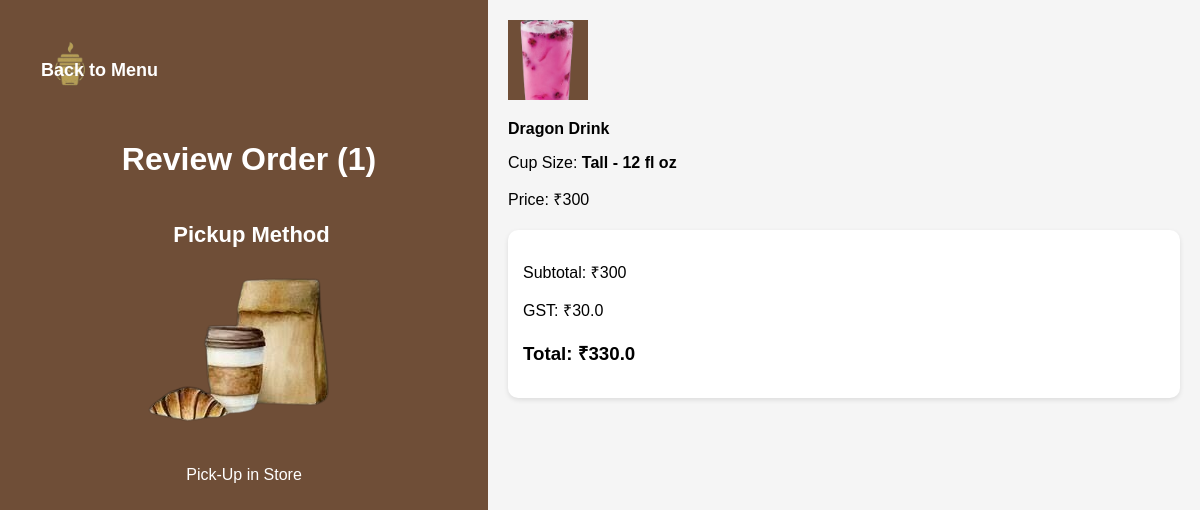
/new_cart, run on the app's committed database.
### app.py (models this page shows)
class Cart(db.Model):
    id = db.Column(db.Integer, primary_key=True)
    category=db.Column(db.String(150),nullable=False)
    subcategory=db.Column(db.String(150),nullable=False)
    subsubcategory=db.Column(db.Integer,nullable=False)
    name=db.Column(db.String(350),nullable=False)
    image=db.Column(db.String,nullable=False)
    Price=db.Column(db.Integer,nullable=False)
    cup=db.Column(db.String(150),nullable=False)

### app.py (the view, shortened to what this page needs)
@app.route("/new_cart",methods=["GET","POST"])
def new_cart():
    cart_items=Cart.query.all()
    total_price = db.session.query(func.sum(Cart.Price)).scalar()
    item_names = [item.name for item in Cart.query.all()]
    subtotal=total_price
    gst=total_price/10
    total=subtotal+gst
    order_items = ", ".join(item_names)
    total_entries = Cart.query.count()
    return render_template("new_cart.html",cart_items=cart_items,total_price=total_price,total_entries=total_entries,order_items=order_items,subtotal=subtotal,gst=gst,total=total)

### templates/new_cart.html (shortened to what this page needs)
<!DOCTYPE html>
<html lang="en">
<head>
</head>
<body>
    <div class="left-panel">
        <div class="header">
            <img src="../static/images/Brown_Vintage_Coffee_Shop_Logo-removebg-preview.png" alt="Logo" width="100">
            <a href="{{url_for('menu')}}" class="back-menu" style="margin-left: -140px;">Back to Menu</a>
        </div>
        <h1 style="margin-left: 10px;">Review Order ({{total_entries}})</h1>
        <h3 style="font-size: 22px;margin-left: 15px;">Pickup Method</h3>
        <img src="../static/images/WhatsApp_Image_2025-02-13_at_12.23.50_f4288e9f-removebg-preview.png" alt="Pick-Up"
            style="width: 200px; height: 200px; margin-top: -20px;margin-left: -10px;">
        <p style="font-size: 16px;">Pick-Up in Store</p>
    </div>
    <div class="right-panel">
        {% for item in cart_items %}
        <div id="cart-body">
            <img src="{{item.image}}" alt="{{item.name}}"
            onerror="this.src='../static/images/default-image.png'"
            style="width: 80px; height: 80px; object-fit: cover;">
       <div class="cart-info">
           <p><strong>{{item.name}}</strong></p>
           <p>Cup Size: <strong>{{item.cup}}</strong></p>
           <p>Price: ₹{{item.Price}}</p>
       </div>
       {% endfor %}
        </div>
        <div class="cart-total">
            <p>Subtotal: ₹<span id="subtotal">{{total_price}}</span></p>
             <p>GST: ₹<span id="gst">{{total_price/10}}</span></p>
            <h3>Total: ₹<span id="total">{{total_price+total_price/10}}</span></h3>
        </div>
        <form action="{{ url_for('new_payment') }}" method="POST" id="checkout-form">
        </form>
    </div>
</body>
</html>

### templates/new_cart.html (style rules this page uses)
body { display: flex; font-family: Arial, sans-serif; margin: 0; padding: 0; height: 100vh; }
.left-panel { width: 40%; background-color: #6f4e37; color: white; padding: 20px; display: flex; flex-direction: column; align-items: center; max-height: 100vh; }
.header { display: flex; align-items: center; justify-content: space-between; width: 100%; }
.back-menu { font-weight: bold; font-size: 18px; cursor: pointer; text-decoration: none; color: white; margin-right: 310px; }
.right-panel { width: 60%; padding: 20px; background-color: #f5f5f5; overflow-y: auto; }
.cart-info { flex-grow: 1; }
.cart-total { margin-top: 20px; padding: 15px; border-radius: 10px; background: white; box-shadow: 0 2px 5px rgba(0, 0, 0, 0.1); }

### data on the page
Cart: image (picture), name "Dragon Drink", cup "Tall - 12 fl oz", Price "300"

### other printed values
{{ total_entries }} "1"
{{ total_price }} "300"
{{ total_price/10 }} "30.0"
{{ total_price+total_price/10 }} "330.0"
